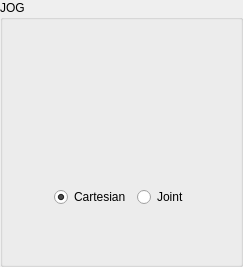
          <widget class="QGroupBox" name="groupBox_jog">
           <property name="enabled">
            <bool>true</bool>
           </property>
           <property name="title">
            <string>JOG</string>
           </property>
           <layout class="QVBoxLayout" name="verticalLayout">
            <property name="spacing">
             <number>6</number>
            </property>
            <item>
             <widget class="QWidget" name="widget_jogPanel" native="true">
              <property name="minimumSize">
               <size>
                <width>0</width>
                <height>150</height>
               </size>
              </property>
              <property name="maximumSize">
               <size>
                <width>16777215</width>
                <height>150</height>
               </size>
              </property>
              <layout class="QHBoxLayout" name="horizontalLayout">
               <property name="spacing">
                <number>0</number>
               </property>
               <property name="leftMargin">
                <number>0</number>
               </property>
               <property name="topMargin">
                <number>0</number>
               </property>
               <property name="rightMargin">
                <number>0</number>
               </property>
               <property name="bottomMargin">
                <number>0</number>
               </property>
               <item>
                <spacer name="horizontalSpacer">
                 <property name="orientation">
                  <enum>Qt::Horizontal</enum>
                 </property>
                 <property name="sizeHint" stdset="0">
                  <size>
                   <width>31</width>
                   <height>20</height>
                  </size>
                 </property>
                </spacer>
               </item>
               <item>
                <widget class="QWidget" name="ControlPanel" native="true">
                 <property name="sizePolicy">
                  <sizepolicy hsizetype="Fixed" vsizetype="Fixed">
                   <horstretch>0</horstretch>
                   <verstretch>0</verstretch>
                  </sizepolicy>
                 </property>
                 <property name="minimumSize">
                  <size>
                   <width>150</width>
                   <height>150</height>
                  </size>
                 </property>
                 <property name="maximumSize">
                  <size>
                   <width>150</width>
                   <height>150</height>
                  </size>
                 </property>
                 <widget class="QPushButton" name="btn_z_up">
                  <property name="geometry">
                   <rect>
                    <x>0</x>
                    <y>0</y>
                    <width>150</width>
                    <height>150</height>
                   </rect>
                  </property>
                  <property name="sizePolicy">
                   <sizepolicy hsizetype="Fixed" vsizetype="Fixed">
                    <horstretch>0</horstretch>
                    <verstretch>0</verstretch>
                   </sizepolicy>
                  </property>
                  <property name="minimumSize">
                   <size>
                    <width>150</width>
                    <height>150</height>
                   </size>
                  </property>
                  <property name="maximumSize">
                   <size>
                    <width>150</width>
                    <height>150</height>
                   </size>
                  </property>
                  <property name="styleSheet">
                   <string notr="true">QPushButton{border-image: url(://images/panel/panel_normal.png);}
QPushButton:hover{border-image: url(://images/panel/panel_hover.png)}
QPushButton:pressed{border-image: url(://images/panel/panel_pressed.png)}
QPushButton:disabled{border-image: url(://images/panel/panel_disabled.png)}</string>
                  </property>
                  <property name="flat">
                   <bool>true</bool>
                  </property>
                 </widget>
                 <widget class="QPushButton" name="btn_x_right">
                  <property name="geometry">
                   <rect>
                    <x>0</x>
                    <y>0</y>
                    <width>150</width>
                    <height>150</height>
                   </rect>
                  </property>
                  <property name="sizePolicy">
                   <sizepolicy hsizetype="Fixed" vsizetype="Fixed">
                    <horstretch>0</horstretch>
                    <verstretch>0</verstretch>
                   </sizepolicy>
                  </property>
                  <property name="minimumSize">
                   <size>
                    <width>150</width>
                    <height>150</height>
                   </size>
                  </property>
                  <property name="maximumSize">
                   <size>
                    <width>150</width>
                    <height>150</height>
                   </size>
                  </property>
                  <property name="styleSheet">
                   <string notr="true">QPushButton{border-image: url(://images/panel/panel_normal.png);}
QPushButton:hover{border-image: url(://images/panel/panel_hover.png)}
QPushButton:pressed{border-image: url(://images/panel/panel_pressed.png)}
QPushButton:disabled{border-image: url(://images/panel/panel_disabled.png)}</string>
                  </property>
                  <property name="flat">
                   <bool>true</bool>
                  </property>
                 </widget>
                 <widget class="QPushButton" name="btn_z_down">
                  <property name="enabled">
                   <bool>true</bool>
                  </property>
                  <property name="geometry">
                   <rect>
                    <x>0</x>
                    <y>0</y>
                    <width>150</width>
                    <height>150</height>
                   </rect>
                  </property>
                  <property name="sizePolicy">
                   <sizepolicy hsizetype="Fixed" vsizetype="Fixed">
                    <horstretch>0</horstretch>
                    <verstretch>0</verstretch>
                   </sizepolicy>
                  </property>
                  <property name="minimumSize">
                   <size>
                    <width>150</width>
                    <height>150</height>
                   </size>
                  </property>
                  <property name="maximumSize">
                   <size>
                    <width>150</width>
                    <height>150</height>
                   </size>
                  </property>
                  <property name="styleSheet">
                   <string notr="true">QPushButton{border-image: url(://images/panel/panel_hover.png);}
QPushButton:hover{border-image: url(://images/panel/panel_hover.png)}
QPushButton:pressed{border-image: url(://images/panel/panel_pressed.png)}
QPushButton:disabled{border-image: url(://images/panel/panel_disabled.png)}</string>
                  </property>
                  <property name="flat">
                   <bool>true</bool>
                  </property>
                 </widget>
                 <widget class="QPushButton" name="btn_y_up">
                  <property name="geometry">
                   <rect>
                    <x>0</x>
                    <y>0</y>
                    <width>150</width>
                    <height>150</height>
                   </rect>
                  </property>
                  <property name="sizePolicy">
                   <sizepolicy hsizetype="Fixed" vsizetype="Fixed">
                    <horstretch>0</horstretch>
                    <verstretch>0</verstretch>
                   </sizepolicy>
                  </property>
                  <property name="minimumSize">
                   <size>
                    <width>150</width>
                    <height>150</height>
                   </size>
                  </property>
                  <property name="maximumSize">
                   <size>
                    <width>150</width>
                    <height>150</height>
                   </size>
                  </property>
                  <property name="styleSheet">
                   <string notr="true">QPushButton{border-image: url(://images/panel/panel_normal.png);}
QPushButton:hover{border-image: url(://images/panel/panel_hover.png)}
QPushButton:pressed{border-image: url(://images/panel/panel_pressed.png)}
QPushButton:disabled{border-image: url(://images/panel/panel_disabled.png)}</string>
                  </property>
                  <property name="flat">
                   <bool>true</bool>
                  </property>
                 </widget>
                 <widget class="QPushButton" name="btn_y_down">
                  <property name="enabled">
                   <bool>true</bool>
                  </property>
                  <property name="geometry">
                   <rect>
                    <x>0</x>
                    <y>0</y>
                    <width>150</width>
                    <height>150</height>
                   </rect>
                  </property>
                  <property name="sizePolicy">
                   <sizepolicy hsizetype="Fixed" vsizetype="Fixed">
                    <horstretch>0</horstretch>
                    <verstretch>0</verstretch>
                   </sizepolicy>
                  </property>
                  <property name="minimumSize">
                   <size>
                    <width>150</width>
                    <height>150</height>
                   </size>
                  </property>
                  <property name="maximumSize">
                   <size>
                    <width>150</width>
                    <height>150</height>
                   </size>
                  </property>
                  <property name="styleSheet">
                   <string notr="true">QPushButton{border-image: url(://images/panel/panel_normal.png);}
QPushButton:hover{border-image: url(://images/panel/panel_hover.png)}
QPushButton:pressed{border-image: url(://images/panel/panel_pressed.png)}
QPushButton:disabled{border-image: url(://images/panel/panel_disabled.png)}</string>
                  </property>
                  <property name="flat">
                   <bool>true</bool>
                  </property>
                 </widget>
                 <widget class="QPushButton" name="btn_x_left">
                  <property name="geometry">
                   <rect>
                    <x>0</x>
                    <y>0</y>
                    <width>150</width>
                    <height>150</height>
                   </rect>
                  </property>
                  <property name="sizePolicy">
                   <sizepolicy hsizetype="Fixed" vsizetype="Fixed">
                    <horstretch>0</horstretch>
                    <verstretch>0</verstretch>
                   </sizepolicy>
                  </property>
                  <property name="minimumSize">
                   <size>
                    <width>150</width>
                    <height>150</height>
                   </size>
                  </property>
                  <property name="maximumSize">
                   <size>
                    <width>150</width>
                    <height>150</height>
                   </size>
                  </property>
                  <property name="styleSheet">
                   <string notr="true">QPushButton{border-image: url(://images//panel/panel_normal.png);}
QPushButton:hover{border-image: url(://images//panel/panel_hover.png)}
QPushButton:pressed{border-image: url(://images//panel/panel_pressed.png)}
QPushButton:disabled{border-image: url(://images/panel/panel_disabled.png)}</string>
                  </property>
                  <property name="flat">
                   <bool>true</bool>
                  </property>
                 </widget>
                </widget>
               </item>
               <item>
                <spacer name="horizontalSpacer_2">
                 <property name="orientation">
                  <enum>Qt::Horizontal</enum>
                 </property>
                 <property name="sizeHint" stdset="0">
                  <size>
                   <width>32</width>
                   <height>20</height>
                  </size>
                 </property>
                </spacer>
               </item>
              </layout>
             </widget>
            </item>
            <item>
             <widget class="QWidget" name="widget_coordinate" native="true">
              <property name="maximumSize">
               <size>
                <width>16777215</width>
                <height>20</height>
               </size>
              </property>
              <layout class="QHBoxLayout" name="horizontalLayout_5">
               <property name="leftMargin">
                <number>0</number>
               </property>
               <property name="topMargin">
                <number>0</number>
               </property>
               <property name="rightMargin">
                <number>0</number>
               </property>
               <property name="bottomMargin">
                <number>0</number>
               </property>
               <item>
                <spacer name="horizontalSpacer_3">
                 <property name="orientation">
                  <enum>Qt::Horizontal</enum>
                 </property>
                 <property name="sizeHint" stdset="0">
                  <size>
                   <width>40</width>
                   <height>17</height>
                  </size>
                 </property>
                </spacer>
               </item>
               <item>
                <widget class="QRadioButton" name="rBtn_cartesian">
                 <property name="text">
                  <string>Cartesian</string>
                 </property>
                 <property name="checked">
                  <bool>true</bool>
                 </property>
                </widget>
               </item>
               <item>
                <widget class="QRadioButton" name="rBtn_joint">
                 <property name="text">
                  <string>Joint</string>
                 </property>
                </widget>
               </item>
               <item>
                <spacer name="horizontalSpacer_4">
                 <property name="orientation">
                  <enum>Qt::Horizontal</enum>
                 </property>
                 <property name="sizeHint" stdset="0">
                  <size>
                   <width>40</width>
                   <height>20</height>
                  </size>
                 </property>
                </spacer>
               </item>
              </layout>
             </widget>
            </item>
            <item>
             <widget class="QWidget" name="widget_subfunction" native="true">
              <property name="minimumSize">
               <size>
                <width>0</width>
                <height>40</height>
               </size>
              </property>
              <property name="maximumSize">
               <size>
                <width>16777215</width>
                <height>40</height>
               </size>
              </property>
              <layout class="QHBoxLayout" name="horizontalLayout_2">
               <property name="leftMargin">
                <number>0</number>
               </property>
               <property name="topMargin">
                <number>0</number>
               </property>
               <property name="rightMargin">
                <number>0</number>
               </property>
               <property name="bottomMargin">
                <number>0</number>
               </property>
               <item>
                <widget class="QPushButton" name="btn_r0">
                 <property name="minimumSize">
                  <size>
                   <width>40</width>
                   <height>40</height>
                  </size>
                 </property>
                 <property name="maximumSize">
                  <size>
                   <width>40</width>
                   <height>40</height>
                  </size>
                 </property>
                 <property name="toolTip">
                  <string>revolve the end-effector</string>
                 </property>
                 <property name="styleSheet">
                  <string notr="true">QPushButton{border-image: url(://images/grip/grip_left_normal.png);}
QPushButton:hover{border-image: url(://images/grip/grip_left_hover.png)}QPushButton:pressed{border-image: url(://images/grip/grip_left_pressed.png)}
QPushButton:disabled{border-image: url(://images/grip/grip_left_disabled.png)}</string>
                 </property>
                 <property name="flat">
                  <bool>true</bool>
                 </property>
                </widget>
               </item>
               <item>
                <widget class="QPushButton" name="btn_home">
                 <property name="minimumSize">
                  <size>
                   <width>40</width>
                   <height>40</height>
                  </size>
                 </property>
                 <property name="maximumSize">
                  <size>
                   <width>40</width>
                   <height>40</height>
                  </size>
                 </property>
                 <property name="toolTip">
                  <string>go to HOME position</string>
                 </property>
                 <property name="styleSheet">
                  <string notr="true">QPushButton{border-image: url(://images/home/home_normal.png);}
QPushButton:hover{border-image: url(://images/home/home_hover.png)}
QPushButton:pressed{border-image: url(://images/home/home_pressed.png)}
QPushButton:disabled{border-image: url(://images/home/home_disabled.png)}</string>
                 </property>
                 <property name="flat">
                  <bool>true</bool>
                 </property>
                </widget>
               </item>
               <item>
                <widget class="QPushButton" name="btn_r1">
                 <property name="minimumSize">
                  <size>
                   <width>40</width>
                   <height>40</height>
                  </size>
                 </property>
                 <property name="maximumSize">
                  <size>
                   <width>40</width>
                   <height>40</height>
                  </size>
                 </property>
                 <property name="toolTip">
                  <string>revolve the end-effector</string>
                 </property>
                 <property name="styleSheet">
                  <string notr="true">QPushButton{border-image: url(://images/grip/grip_right_normal.png);}
QPushButton:hover{border-image: url(://images/grip/grip_right_hover.png)}QPushButton:pressed{border-image: url(://images/grip/grip_right_pressed.png)}
QPushButton:disabled{border-image: url(://images/grip/grip_right_disabled.png)}</string>
                 </property>
                 <property name="flat">
                  <bool>true</bool>
                 </property>
                </widget>
               </item>
              </layout>
             </widget>
            </item>
           </layout>
          </widget>
